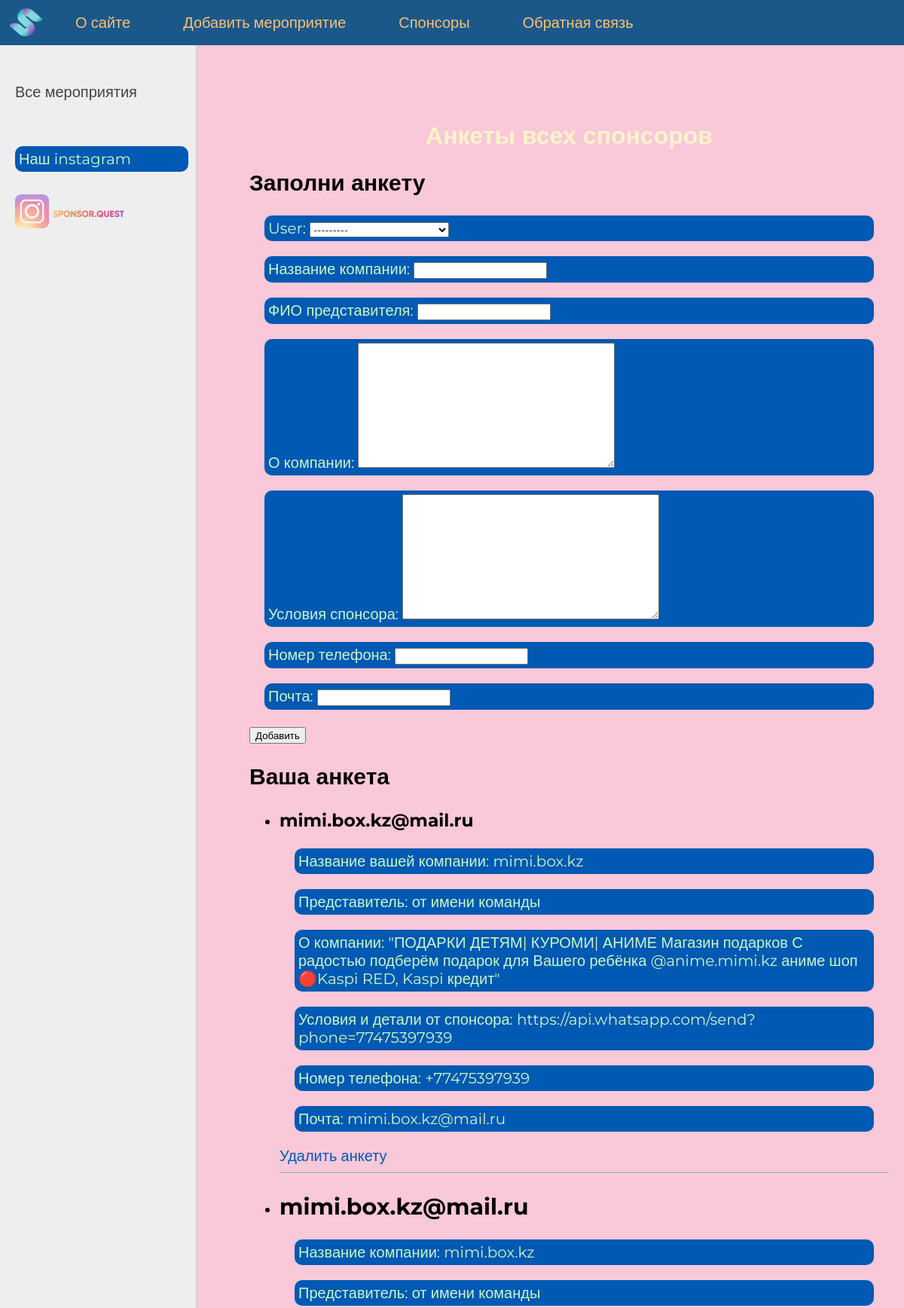
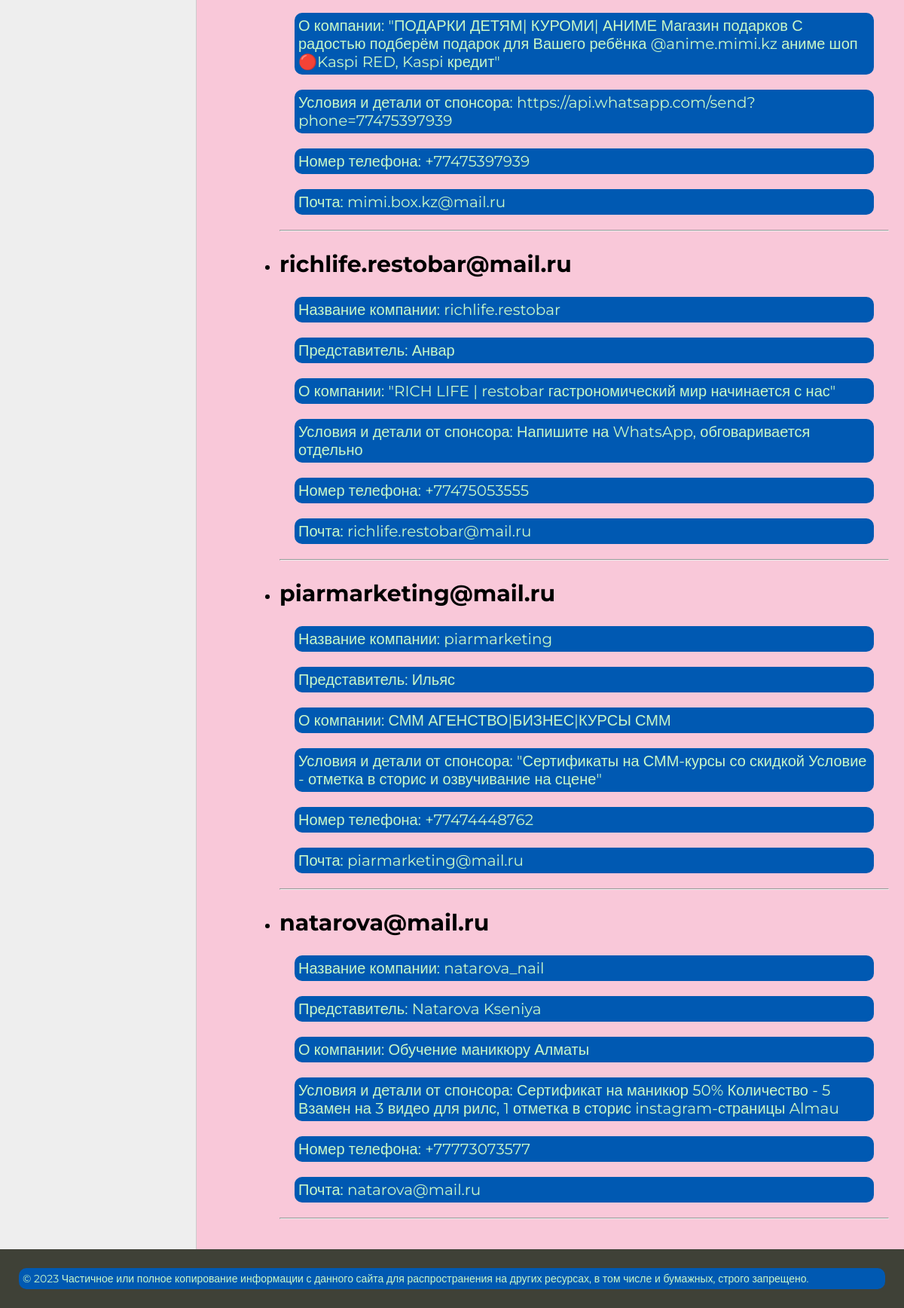
/findsp/ (signed in), run on the app's committed database (2 pictures, top to bottom).
### events/models.py (models this page shows)
class Sponsor(models.Model):
    user = models.OneToOneField(User, on_delete=models.CASCADE)
    company_name = models.CharField(max_length=100, verbose_name="Название компании")
    contact_name = models.CharField(max_length=100,verbose_name="ФИО представителя")
    about = models.TextField(max_length=500,verbose_name="О компании")
    description = models.TextField(max_length=1500, verbose_name="Условия спонсора")
    phone_number = PhoneNumberField(verbose_name="Номер телефона")
    email = models.EmailField(max_length = 254,verbose_name="Почта")

### events/views.py (the view)
# urls.py: path('findsp/', login_required(findsp), name='find_sp'),
def findsp(request):
    if request.method == 'POST':
        forms = AddSpForm(request.POST)
        if forms.is_valid():
            recipients = [contact.email for contact in Contact.objects.filter(role='organizer')]
            message = f'Уважаемый организатор,\n\nМы рады сообщить Вам, что на нашей платформе появилась новая анкета спонсора, которая может быть интересна Вам. Вот краткая информация о ней:\n\nИмя: {forms.cleaned_data["user"]}\nEmail: {forms.cleaned_data["email"]}\nО компании: {forms.cleaned_data["about"]}\nУсловия спонсора: {forms.cleaned_data["description"]}\n\nЕсли Вы хотите связаться с этим спонсором или узнать больше деталей, пожалуйста, напишите ему на указанный адрес электронной почты.\n\nС наилучшими пожеланиями,\n\nSPONSORSHIP!'
            send_mail(
                'SPONSORSHIP.CLICK HERE',
                message,
                'sponsor.quest@mail.ru',
                recipients,
                fail_silently=False,
            )
            forms.save()
            return redirect('home')
    else:
        anketa = Sponsor.objects.all()
        forms = AddSpForm()
        return render(request, 'events/findsp.html',
                      {'menu': menu, 'anketa': anketa, 'form': forms, 'title': 'Спонсоры'})

### events/forms.py
class AddSpForm(forms.ModelForm):
    class Meta:
        model = Sponsor
        fields = '__all__'

### events/templates/events/findsp.html (shortened to what this page needs)
{% extends 'events/base.html' %}
{% block content %}
    <h1>Анкеты всех спонсоров</h1>
    <h2>Заполни анкету</h2>
    <form action="{% url 'find_sp' %}" method="post">
        {{ form.as_p }}
        <button type="submit">Добавить</button>
    </form>
{% if user.is_authenticated %}
        <h2>Ваша анкета</h2>
        <ul>
            <li>
                <h3>{{ user.username }}</h3>
                <p>Название вашей компании: {{ user.sponsor.company_name }}</p>
                <p>Представитель: {{ user.sponsor.contact_name }}</p>
                <p>О компании: {{ user.sponsor.about }}</p>
                <p>Условия и детали от спонсора: {{ user.sponsor.description }}</p>
                <p>Номер телефона: {{ user.sponsor.phone_number }}</p>
                <p>Почта: {{ user.sponsor.email }}</p>
                <a href="{% url 'delete_sp' %}">Удалить анкету</a>
                <hr>
            </li>
        </ul>
    {% endif %}
    <ul>
        {% for a in anketa %}
            <li>
                <h2>{{a.user}}</h2>
                <p>Название компании: {{a.company_name}}</p>
                <p>Представитель: {{a.contact_name}}</p>
                <p>О компании: {{a.about}}</p>
                <p>Условия и детали от спонсора: {{a.description}}</p>
                <p>Номер телефона: {{a.phone_number}}</p>
                <p>Почта: {{a.email}}</p>
                <hr>
            </li>
        {% endfor %}
    </ul>
{% endblock %}

### events/templates/events/base.html (shortened to what this page needs)
{% load static %}
<!DOCTYPE html>
<html>
<head>
  <link type="text/css" href="{% static 'events/css/styles.css' %}" rel="stylesheet"/>
</head>
<body>
<table class="table-page" border=0 cellpadding="0" cellspacing="0">
<tr><td valign=top>
{% block mainmenu %}
    <div class="header">
      <ul id="mainmenu" class="mainmenu">
      <li class="logo"><a href="{% url 'home' %}"><div class="logo"></div></a></li>
{% for m in menu %}
      <li><a href="{% url m.url_name %}">{{m.title}}</a></li>
{% endfor %}
      </ul>
    </div>
{% endblock mainmenu %}
<table class="table-content" border=0 cellpadding="0" cellspacing="0">
<tr>
  <td valign="top" class="left-chapters">
  <ul id="leftchapters">
{% if cat_selected == 0 %}
    <li class="selected">Все мероприятия</li>
{% else %}
    <li><a href="{% url 'home' %}">Все мероприятия</a> </li>
{% endif %}
    <li class="share">
    <p>Наш instagram</p>
    <a class="share-yt" href="https://www.instagram.com/sponsor.quest/" target="_blank" rel="nofollow"></a>
    </li>
  </ul>
</td>
<td valign="top" class="content">
  <div class="content-text">
{% block content %}
{% endblock %}
  </div>
</td></tr></table>
</td></tr>
<tr><td valign=top>
  <div id="footer">
    <p>&copy; 2023 Частичное или полное копирование информации с данного сайта для распространения на других ресурсах, в том числе и бумажных, строго запрещено.</p>
  </div>
</td></tr></table>
</body>
</html>

### events/static/events/css/styles.css (style rules this page uses)
html, body { font-family: 'Montserrat'; margin: 0; padding: 0; height: 100%; width: 100%; color: #444; }
body, h1, h2, h3, h4, h5, h6, p, a, button, input, textarea { font-family: 'Montserrat', sans-serif; }
body { background: url(https://i.pinimg.com/originals/b3/9c/0c/b39c0c466fa2e880bcf8b904305041aa.gif) no-repeat center center fixed; background-size: cover; }
a { color: #0059b2; text-decoration: none; }
.table-page { width: 100%; height: 100%; vertical-align: top; }
.table-page tr { height: 100%; }
.header { background: #1a588a; height: 60px; }
.logo { background: url('../images/log.png') no-repeat 10px 5px; width: 70px; height: 60px; }
ul.mainmenu { list-style: none; margin: 0; padding: 0; height: 60px; color: #b8b8b8; font-size: 20px; overflow: hidden; }
ul.mainmenu li { float: left; margin: 18px 40px 0 30px; }
ul.mainmenu li.logo { margin: 0; }
ul.mainmenu li a { color: #fdc073; text-decoration: none; }
.table-content { width: 100%; min-height: 100%; height: 100%; }
.left-chapters { margin: 0; background: #eee; border-right: 1px solid #ccc; min-height: 100%; }
.left-chapters ul { width: 230px; min-height: 100%; margin: 0; padding: 20px 10px 10px 20px; list-style: none; font-size: 20px; }
.left-chapters ul li { margin: 30px 0 0 0; color: #999; }
.left-chapters ul li a { color: #444; text-decoration: none; }
.left-chapters ul li.share { margin: 60px 0 0 0; }
.left-chapters ul li.share p { margin: 30px 0 30px 0; }
.left-chapters ul li.share a { display: inline-block; width: 40px; height: 40px; margin: 0 20px 0 0; }
.left-chapters ul li.share a.share-yt { width: 100%; height: 45px; background: url('../images/share_inst.png') no-repeat 0 0 }
.content { padding: 40px 20px 20px 40px; width: 100%; box-sizing: border-box; }
.content-text { margin: 60px 0 0 30px; color: #000; font-size: 20px; font-family: Yandex Sans Display Light; }
.content-text h1 { font-size: 32px; }
#footer { box-sizing: border-box; background: #3F4137; padding: 5px; color: #aaa; font-size: 14px; font-family: Verdana, Geneva, Arial, Helvetica; text-align: left; overflow: hidden; }

### events/templates/events/base.html (style rules this page uses)
:root { --pastel-pink: #f9c8d9; --pastel-blue: #c8f9f4; --pastel-yellow: #f9f4c8; --pastel-green: #c8f9c8; }
body { font-family: 'Montserrat', sans-serif; background-color: var(--pastel-pink); color: var(--pastel-blue); font-family: Montserrat, sans-serif; }
h1 { color: var(--pastel-yellow); text-align: center; }
p { color: var(--pastel-green); margin: 20px; }
* { font-family: 'Montserrat', sans-serif !important; }
p { border: 5px solid #0059b2; border-radius: 10px; background-color: #0059b2; overflow: hidden; }

### data on the page
Sponsor: user "mimi.box.kz@mail.ru", company_name "mimi.box.kz", contact_name "от имени команды", about "\"ПОДАРКИ ДЕТЯМ| КУРОМИ| АНИМЕ Магазин подарков С радостью подберём подарок для Вашего ребёнка @anime.mimi.kz аниме шоп 🔴Kaspi RED, Kaspi кредит\"", description "https://api.whatsapp.com/send?phone=77475397939", phone_number "+77475397939", email "mimi.box.kz@mail.ru"
Sponsor: user "richlife.restobar@mail.ru", company_name "richlife.restobar", contact_name "Анвар", about "\"RICH LIFE | restobar гастрономический мир начинается с нас\"", description "Напишите на WhatsApp, обговаривается отдельно", phone_number "+77475053555", email "richlife.restobar@mail.ru"
Sponsor: user "piarmarketing@mail.ru", company_name "piarmarketing", contact_name "Ильяс", about "СММ АГЕНСТВО|БИЗНЕС|КУРСЫ СММ", description "\"Сертификаты на СММ-курсы со скидкой Условие - отметка в сторис и озвучивание на сцене\"", phone_number "+77474448762", email "piarmarketing@mail.ru"
Sponsor: user "natarova@mail.ru", company_name "natarova_nail", contact_name "Natarova Kseniya", about "Обучение маникюру Алматы", description "Сертификат на маникюр 50% Количество - 5 Взамен на 3 видео для рилс, 1 отметка в сторис instagram-страницы Almau", phone_number "+77773073577", email "natarova@mail.ru"

### other printed values
{{ m.title }} "О сайте" "Добавить мероприятие" "Спонсоры" "Обратная связь"
{{ user.username }} "mimi.box.kz@mail.ru"
{{ user.sponsor.company_name }} "mimi.box.kz"
{{ user.sponsor.contact_name }} "от имени команды"
{{ user.sponsor.about }} "\"ПОДАРКИ ДЕТЯМ| КУРОМИ| АНИМЕ Магазин подарков С радостью подберём подарок для Вашего ребёнка @anime.mimi.kz аниме шоп 🔴Kaspi RED, Kaspi кредит\""
{{ user.sponsor.description }} "https://api.whatsapp.com/send?phone=77475397939"
{{ user.sponsor.phone_number }} "+77475397939"
{{ user.sponsor.email }} "mimi.box.kz@mail.ru"
